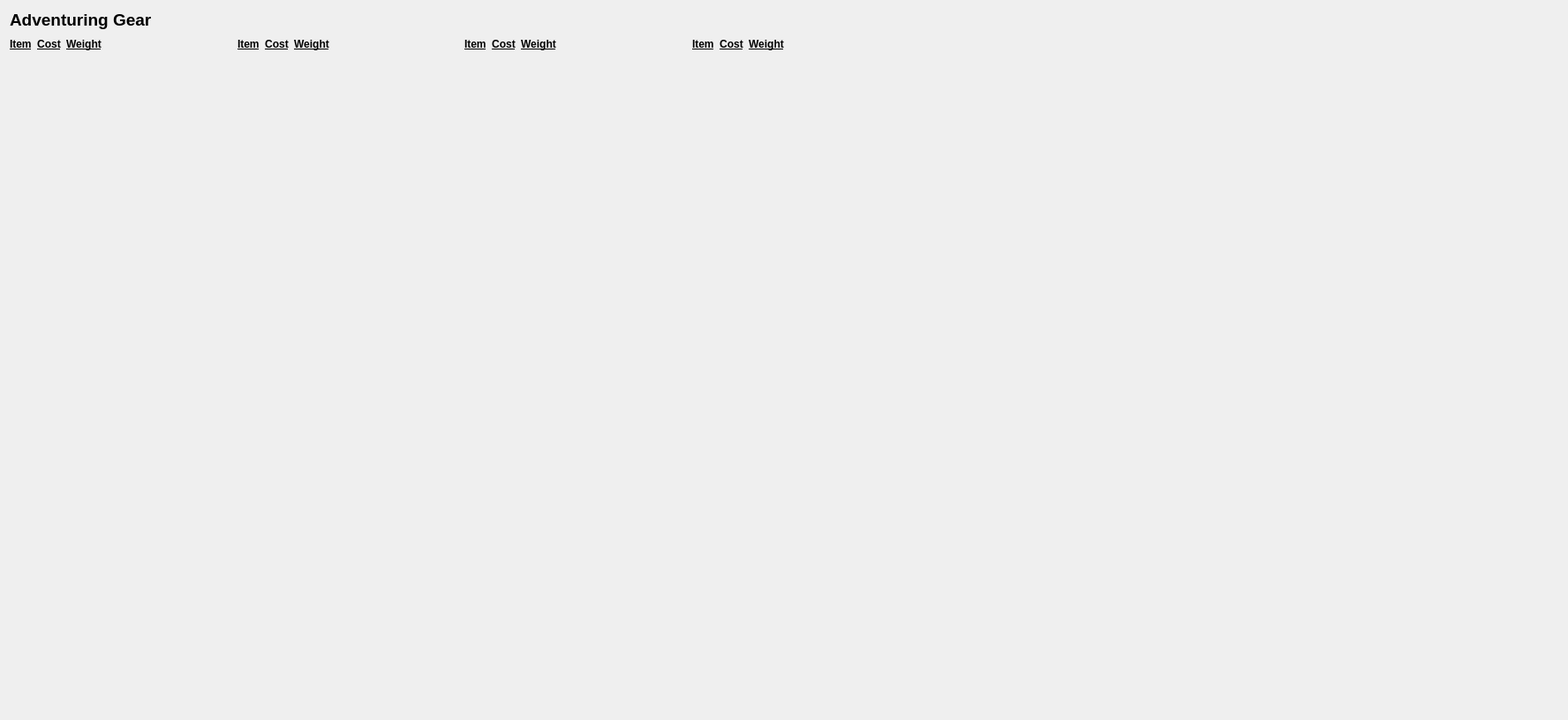
      <widget class="QWidget" name="scrollAreaWidgetContents_3">
       <property name="geometry">
        <rect>
         <x>0</x>
         <y>0</y>
         <width>1776</width>
         <height>815</height>
        </rect>
       </property>
       <layout class="QGridLayout" name="gridLayout_4">
        <item row="0" column="0">
         <widget class="QLabel" name="label_1283">
          <property name="font">
           <font>
            <pointsize>14</pointsize>
            <weight>75</weight>
            <bold>true</bold>
           </font>
          </property>
          <property name="text">
           <string>Adventuring Gear</string>
          </property>
         </widget>
        </item>
        <item row="1" column="0">
         <layout class="QHBoxLayout" name="horizontalLayout_30">
          <item>
           <layout class="QVBoxLayout" name="layoutGearName1">
            <item>
             <widget class="QLabel" name="label_137">
              <property name="sizePolicy">
               <sizepolicy hsizetype="Fixed" vsizetype="Fixed">
                <horstretch>0</horstretch>
                <verstretch>0</verstretch>
               </sizepolicy>
              </property>
              <property name="font">
               <font>
                <weight>75</weight>
                <bold>true</bold>
                <underline>true</underline>
               </font>
              </property>
              <property name="text">
               <string>Item</string>
              </property>
             </widget>
            </item>
           </layout>
          </item>
          <item>
           <layout class="QVBoxLayout" name="layoutGearCost1">
            <item>
             <widget class="QLabel" name="label_1626">
              <property name="sizePolicy">
               <sizepolicy hsizetype="Fixed" vsizetype="Fixed">
                <horstretch>0</horstretch>
                <verstretch>0</verstretch>
               </sizepolicy>
              </property>
              <property name="font">
               <font>
                <weight>75</weight>
                <bold>true</bold>
                <underline>true</underline>
               </font>
              </property>
              <property name="text">
               <string>Cost</string>
              </property>
              <property name="alignment">
               <set>Qt::AlignCenter</set>
              </property>
             </widget>
            </item>
           </layout>
          </item>
          <item>
           <layout class="QVBoxLayout" name="layoutGearWeight1">
            <item>
             <widget class="QLabel" name="label_1652">
              <property name="sizePolicy">
               <sizepolicy hsizetype="Fixed" vsizetype="Fixed">
                <horstretch>0</horstretch>
                <verstretch>0</verstretch>
               </sizepolicy>
              </property>
              <property name="font">
               <font>
                <weight>75</weight>
                <bold>true</bold>
                <underline>true</underline>
               </font>
              </property>
              <property name="text">
               <string>Weight</string>
              </property>
              <property name="alignment">
               <set>Qt::AlignCenter</set>
              </property>
             </widget>
            </item>
           </layout>
          </item>
          <item>
           <spacer name="horizontalSpacer_10">
            <property name="orientation">
             <enum>Qt::Horizontal</enum>
            </property>
            <property name="sizeHint" stdset="0">
             <size>
              <width>44</width>
              <height>20</height>
             </size>
            </property>
           </spacer>
          </item>
          <item>
           <layout class="QVBoxLayout" name="layoutGearName2">
            <item>
             <widget class="QLabel" name="label_138">
              <property name="sizePolicy">
               <sizepolicy hsizetype="Fixed" vsizetype="Fixed">
                <horstretch>0</horstretch>
                <verstretch>0</verstretch>
               </sizepolicy>
              </property>
              <property name="font">
               <font>
                <weight>75</weight>
                <bold>true</bold>
                <underline>true</underline>
               </font>
              </property>
              <property name="text">
               <string>Item</string>
              </property>
             </widget>
            </item>
           </layout>
          </item>
          <item>
           <layout class="QVBoxLayout" name="layoutGearCost2">
            <item>
             <widget class="QLabel" name="label_1704">
              <property name="sizePolicy">
               <sizepolicy hsizetype="Fixed" vsizetype="Fixed">
                <horstretch>0</horstretch>
                <verstretch>0</verstretch>
               </sizepolicy>
              </property>
              <property name="font">
               <font>
                <weight>75</weight>
                <bold>true</bold>
                <underline>true</underline>
               </font>
              </property>
              <property name="text">
               <string>Cost</string>
              </property>
              <property name="alignment">
               <set>Qt::AlignCenter</set>
              </property>
             </widget>
            </item>
           </layout>
          </item>
          <item>
           <layout class="QVBoxLayout" name="layoutGearWeight2">
            <item>
             <widget class="QLabel" name="label_1731">
              <property name="sizePolicy">
               <sizepolicy hsizetype="Fixed" vsizetype="Fixed">
                <horstretch>0</horstretch>
                <verstretch>0</verstretch>
               </sizepolicy>
              </property>
              <property name="font">
               <font>
                <weight>75</weight>
                <bold>true</bold>
                <underline>true</underline>
               </font>
              </property>
              <property name="text">
               <string>Weight</string>
              </property>
              <property name="alignment">
               <set>Qt::AlignCenter</set>
              </property>
             </widget>
            </item>
           </layout>
          </item>
          <item>
           <spacer name="horizontalSpacer_11">
            <property name="orientation">
             <enum>Qt::Horizontal</enum>
            </property>
            <property name="sizeHint" stdset="0">
             <size>
              <width>20</width>
              <height>20</height>
             </size>
            </property>
           </spacer>
          </item>
          <item>
           <layout class="QVBoxLayout" name="layoutGearName3">
            <item>
             <widget class="QLabel" name="label_139">
              <property name="enabled">
               <bool>true</bool>
              </property>
              <property name="sizePolicy">
               <sizepolicy hsizetype="Fixed" vsizetype="Fixed">
                <horstretch>0</horstretch>
                <verstretch>0</verstretch>
               </sizepolicy>
              </property>
              <property name="font">
               <font>
                <weight>75</weight>
                <bold>true</bold>
                <underline>true</underline>
               </font>
              </property>
              <property name="text">
               <string>Item</string>
              </property>
             </widget>
            </item>
           </layout>
          </item>
          <item>
           <layout class="QVBoxLayout" name="layoutGearCost3">
            <item>
             <widget class="QLabel" name="label_1784">
              <property name="sizePolicy">
               <sizepolicy hsizetype="Fixed" vsizetype="Fixed">
                <horstretch>0</horstretch>
                <verstretch>0</verstretch>
               </sizepolicy>
              </property>
              <property name="font">
               <font>
                <weight>75</weight>
                <bold>true</bold>
                <underline>true</underline>
               </font>
              </property>
              <property name="text">
               <string>Cost</string>
              </property>
              <property name="alignment">
               <set>Qt::AlignCenter</set>
              </property>
             </widget>
            </item>
           </layout>
          </item>
          <item>
           <layout class="QVBoxLayout" name="layoutGearWeight3">
            <item>
             <widget class="QLabel" name="label_1811">
              <property name="sizePolicy">
               <sizepolicy hsizetype="Fixed" vsizetype="Fixed">
                <horstretch>0</horstretch>
                <verstretch>0</verstretch>
               </sizepolicy>
              </property>
              <property name="font">
               <font>
                <weight>75</weight>
                <bold>true</bold>
                <underline>true</underline>
               </font>
              </property>
              <property name="text">
               <string>Weight</string>
              </property>
              <property name="alignment">
               <set>Qt::AlignCenter</set>
              </property>
             </widget>
            </item>
           </layout>
          </item>
          <item>
           <spacer name="horizontalSpacer_12">
            <property name="orientation">
             <enum>Qt::Horizontal</enum>
            </property>
            <property name="sizeHint" stdset="0">
             <size>
              <width>44</width>
              <height>20</height>
             </size>
            </property>
           </spacer>
          </item>
          <item>
           <layout class="QVBoxLayout" name="layoutGearName4">
            <item>
             <widget class="QLabel" name="label_140">
              <property name="sizePolicy">
               <sizepolicy hsizetype="Fixed" vsizetype="Fixed">
                <horstretch>0</horstretch>
                <verstretch>0</verstretch>
               </sizepolicy>
              </property>
              <property name="font">
               <font>
                <weight>75</weight>
                <bold>true</bold>
                <underline>true</underline>
               </font>
              </property>
              <property name="text">
               <string>Item</string>
              </property>
             </widget>
            </item>
           </layout>
          </item>
          <item>
           <layout class="QVBoxLayout" name="layoutGearCost4">
            <item>
             <widget class="QLabel" name="label_1864">
              <property name="sizePolicy">
               <sizepolicy hsizetype="Fixed" vsizetype="Fixed">
                <horstretch>0</horstretch>
                <verstretch>0</verstretch>
               </sizepolicy>
              </property>
              <property name="font">
               <font>
                <weight>75</weight>
                <bold>true</bold>
                <underline>true</underline>
               </font>
              </property>
              <property name="text">
               <string>Cost</string>
              </property>
              <property name="alignment">
               <set>Qt::AlignCenter</set>
              </property>
             </widget>
            </item>
           </layout>
          </item>
          <item>
           <layout class="QVBoxLayout" name="layoutGearWeight4">
            <item>
             <widget class="QLabel" name="label_1891">
              <property name="sizePolicy">
               <sizepolicy hsizetype="Fixed" vsizetype="Fixed">
                <horstretch>0</horstretch>
                <verstretch>0</verstretch>
               </sizepolicy>
              </property>
              <property name="font">
               <font>
                <weight>75</weight>
                <bold>true</bold>
                <underline>true</underline>
               </font>
              </property>
              <property name="text">
               <string>Weight</string>
              </property>
              <property name="alignment">
               <set>Qt::AlignCenter</set>
              </property>
             </widget>
            </item>
           </layout>
          </item>
         </layout>
        </item>
        <item row="1" column="1">
         <spacer name="horizontalSpacer_20">
          <property name="orientation">
           <enum>Qt::Horizontal</enum>
          </property>
          <property name="sizeHint" stdset="0">
           <size>
            <width>1</width>
            <height>20</height>
           </size>
          </property>
         </spacer>
        </item>
        <item row="2" column="0">
         <spacer name="verticalSpacer_73">
          <property name="orientation">
           <enum>Qt::Vertical</enum>
          </property>
          <property name="sizeHint" stdset="0">
           <size>
            <width>20</width>
            <height>0</height>
           </size>
          </property>
         </spacer>
        </item>
       </layout>
      </widget>
